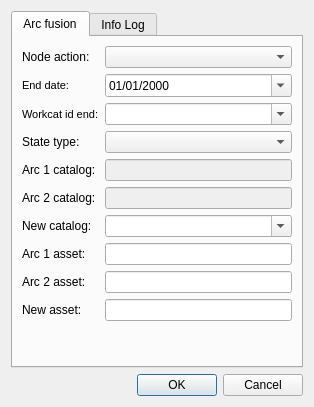
<?xml version="1.0" encoding="UTF-8"?>
<ui version="4.0">
 <class>dlg_arc_fusion</class>
 <widget class="QDialog" name="dlg_arc_fusion">
  <property name="geometry">
   <rect>
    <x>0</x>
    <y>0</y>
    <width>314</width>
    <height>407</height>
   </rect>
  </property>
  <property name="windowTitle">
   <string>Arc fusion</string>
  </property>
  <layout class="QGridLayout" name="gridLayout">
   <item row="2" column="0">
    <layout class="QGridLayout" name="lyt_buttons">
     <property name="topMargin">
      <number>0</number>
     </property>
     <item row="0" column="0">
      <spacer name="horizontalSpacer_3">
       <property name="orientation">
        <enum>Qt::Horizontal</enum>
       </property>
       <property name="sizeHint" stdset="0">
        <size>
         <width>40</width>
         <height>20</height>
        </size>
       </property>
      </spacer>
     </item>
     <item row="0" column="1">
      <widget class="QPushButton" name="btn_accept">
       <property name="text">
        <string>OK</string>
       </property>
      </widget>
     </item>
     <item row="0" column="2">
      <widget class="QPushButton" name="btn_cancel">
       <property name="text">
        <string>Cancel</string>
       </property>
      </widget>
     </item>
    </layout>
   </item>
   <item row="0" column="0">
    <widget class="QTabWidget" name="mainTab">
     <property name="sizePolicy">
      <sizepolicy hsizetype="Expanding" vsizetype="Expanding">
       <horstretch>0</horstretch>
       <verstretch>0</verstretch>
      </sizepolicy>
     </property>
     <property name="currentIndex">
      <number>0</number>
     </property>
     <widget class="QWidget" name="tab_config">
      <attribute name="title">
       <string>Arc fusion</string>
      </attribute>
      <layout class="QGridLayout" name="gridLayout_2">
       <item row="6" column="1">
        <widget class="QComboBox" name="cmb_new_cat">
         <property name="editable">
          <bool>true</bool>
         </property>
        </widget>
       </item>
       <item row="6" column="0">
        <widget class="QLabel" name="lbl_new_cat">
         <property name="text">
          <string>New catalog:</string>
         </property>
         <property name="margin">
          <number>3</number>
         </property>
        </widget>
       </item>
       <item row="1" column="0">
        <widget class="QLabel" name="lbl_enddate">
         <property name="font">
          <font>
           <pointsize>8</pointsize>
          </font>
         </property>
         <property name="frameShape">
          <enum>QFrame::NoFrame</enum>
         </property>
         <property name="frameShadow">
          <enum>QFrame::Raised</enum>
         </property>
         <property name="text">
          <string>End date:</string>
         </property>
         <property name="textFormat">
          <enum>Qt::AutoText</enum>
         </property>
         <property name="scaledContents">
          <bool>false</bool>
         </property>
         <property name="margin">
          <number>3</number>
         </property>
        </widget>
       </item>
       <item row="4" column="0">
        <widget class="QLabel" name="lbl_arc1cat">
         <property name="text">
          <string>Arc 1 catalog:</string>
         </property>
         <property name="margin">
          <number>3</number>
         </property>
        </widget>
       </item>
       <item row="10" column="0" colspan="2">
        <spacer name="verticalSpacer">
         <property name="orientation">
          <enum>Qt::Vertical</enum>
         </property>
         <property name="sizeHint" stdset="0">
          <size>
           <width>20</width>
           <height>40</height>
          </size>
         </property>
        </spacer>
       </item>
       <item row="0" column="1">
        <widget class="QComboBox" name="cmb_nodeaction">
         <property name="sizePolicy">
          <sizepolicy hsizetype="Expanding" vsizetype="Fixed">
           <horstretch>0</horstretch>
           <verstretch>0</verstretch>
          </sizepolicy>
         </property>
        </widget>
       </item>
       <item row="0" column="0">
        <widget class="QLabel" name="lbl_nodeaction">
         <property name="text">
          <string>Node action:</string>
         </property>
         <property name="margin">
          <number>3</number>
         </property>
        </widget>
       </item>
       <item row="5" column="1">
        <widget class="QLineEdit" name="txt_arc2cat">
         <property name="enabled">
          <bool>false</bool>
         </property>
        </widget>
       </item>
       <item row="8" column="0">
        <widget class="QLabel" name="lbl_arc2asset">
         <property name="text">
          <string>Arc 2 asset:</string>
         </property>
         <property name="margin">
          <number>3</number>
         </property>
        </widget>
       </item>
       <item row="5" column="0">
        <widget class="QLabel" name="lbl_arc2cat">
         <property name="text">
          <string>Arc 2 catalog:</string>
         </property>
         <property name="margin">
          <number>3</number>
         </property>
        </widget>
       </item>
       <item row="4" column="1">
        <widget class="QLineEdit" name="txt_arc1cat">
         <property name="enabled">
          <bool>false</bool>
         </property>
        </widget>
       </item>
       <item row="3" column="1">
        <widget class="QComboBox" name="cmb_statetype">
         <property name="sizePolicy">
          <sizepolicy hsizetype="Expanding" vsizetype="Fixed">
           <horstretch>0</horstretch>
           <verstretch>0</verstretch>
          </sizepolicy>
         </property>
        </widget>
       </item>
       <item row="3" column="0">
        <widget class="QLabel" name="lbl_statetype">
         <property name="text">
          <string>State type:</string>
         </property>
         <property name="margin">
          <number>3</number>
         </property>
        </widget>
       </item>
       <item row="2" column="1">
        <widget class="QComboBox" name="workcat_id_end">
         <property name="sizePolicy">
          <sizepolicy hsizetype="Expanding" vsizetype="Fixed">
           <horstretch>0</horstretch>
           <verstretch>0</verstretch>
          </sizepolicy>
         </property>
         <property name="contextMenuPolicy">
          <enum>Qt::CustomContextMenu</enum>
         </property>
         <property name="editable">
          <bool>true</bool>
         </property>
        </widget>
       </item>
       <item row="1" column="1">
        <widget class="QDateEdit" name="enddate">
         <property name="sizePolicy">
          <sizepolicy hsizetype="Expanding" vsizetype="Fixed">
           <horstretch>0</horstretch>
           <verstretch>0</verstretch>
          </sizepolicy>
         </property>
         <property name="displayFormat">
          <string>dd/MM/yyyy</string>
         </property>
         <property name="calendarPopup">
          <bool>true</bool>
         </property>
        </widget>
       </item>
       <item row="2" column="0">
        <widget class="QLabel" name="lbl_workcat_id_end">
         <property name="font">
          <font>
           <pointsize>8</pointsize>
          </font>
         </property>
         <property name="frameShape">
          <enum>QFrame::NoFrame</enum>
         </property>
         <property name="frameShadow">
          <enum>QFrame::Raised</enum>
         </property>
         <property name="text">
          <string>Workcat id end:</string>
         </property>
         <property name="textFormat">
          <enum>Qt::AutoText</enum>
         </property>
         <property name="scaledContents">
          <bool>false</bool>
         </property>
         <property name="margin">
          <number>3</number>
         </property>
        </widget>
       </item>
       <item row="7" column="0">
        <widget class="QLabel" name="lbl_arc1asset">
         <property name="text">
          <string>Arc 1 asset:</string>
         </property>
         <property name="margin">
          <number>3</number>
         </property>
        </widget>
       </item>
       <item row="9" column="0">
        <widget class="QLabel" name="lbl_new_asset">
         <property name="text">
          <string>New asset:</string>
         </property>
         <property name="margin">
          <number>3</number>
         </property>
        </widget>
       </item>
       <item row="7" column="1">
        <widget class="QLineEdit" name="txt_arc1asset"/>
       </item>
       <item row="8" column="1">
        <widget class="QLineEdit" name="txt_arc2asset"/>
       </item>
       <item row="9" column="1">
        <widget class="QLineEdit" name="txt_new_asset"/>
       </item>
      </layout>
     </widget>
     <widget class="QWidget" name="tab_loginfo">
      <attribute name="title">
       <string>Info Log</string>
      </attribute>
      <layout class="QGridLayout" name="gridLayout_3">
       <item row="0" column="0">
        <widget class="QTextEdit" name="tab_log_txt_infolog"/>
       </item>
      </layout>
     </widget>
    </widget>
   </item>
  </layout>
 </widget>
 <tabstops>
  <tabstop>mainTab</tabstop>
  <tabstop>tab_log_txt_infolog</tabstop>
  <tabstop>btn_accept</tabstop>
  <tabstop>btn_cancel</tabstop>
 </tabstops>
 <resources/>
 <connections/>
</ui>
